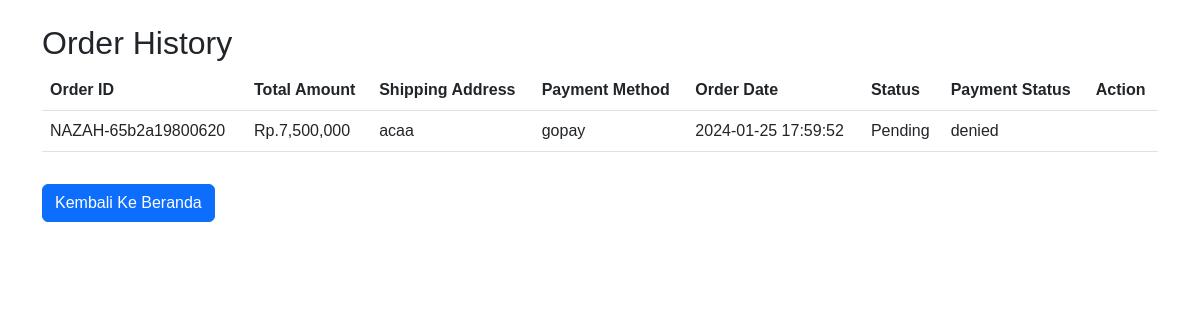
The page /riwayat_pembayaran.php (signed in) on the database its author committed.
### tables this page shows
CREATE TABLE `transaksi` (
  `id_order` int(11) NOT NULL,
  `order_id` varchar(255) NOT NULL,
  `id_user` int(11) NOT NULL,
  `alamat_pengiriman` text NOT NULL,
  `metode_pembayaran` varchar(50) NOT NULL,
  `tanggal_pesan` timestamp NOT NULL DEFAULT current_timestamp(),
  `status` varchar(100) NOT NULL,
  `status_pembayaran` varchar(255) NOT NULL,
  `total_harga` bigint(100) NOT NULL
);

### riwayat_pembayaran.php (the view, shortened to what this page needs)
<?php
include 'koneksi.php';
$user_id = $_SESSION['id_user'];
$sql = "SELECT * FROM transaksi WHERE id_user = '$user_id' ORDER BY tanggal_pesan DESC";
$result = $db->query($sql);
?>
<!DOCTYPE html>
<html lang="en">
<head>
    <link href="https://cdn.jsdelivr.net/npm/bootstrap@5.3.0/dist/css/bootstrap.min.css" rel="stylesheet">
</head>
<body>
<div class="container mt-4">
    <h2>Order History</h2>
    <?php if ($result->num_rows > 0) : ?>
        <table class="table">
            <thead>
            <tr>
                <th>Order ID</th>
                <th>Total Amount</th>
                <th>Shipping Address</th>
                <th>Payment Method</th>
                <th>Order Date</th>
                <th>Status</th>
                <th>Payment Status</th>
                <th>Action</th>
            </tr>
            </thead>
            <tbody>
            <?php while ($row = $result->fetch_assoc()) : ?>
                <tr>
                    <td><?php echo $row['order_id']; ?></td>
                    <td>Rp.<?php echo number_format($row['total_harga']); ?></td>
                    <td><?php echo $row['alamat_pengiriman']; ?></td>
                    <td><?php echo $row['metode_pembayaran']; ?></td>
                    <td><?php echo $row['tanggal_pesan']; ?></td>
                    <td><?php echo $row['status']; ?></td>
                    <td><?php echo $row['status_pembayaran']; ?></td>
                    <td>
                    </td>
                </tr>
            <?php endwhile; ?>
            </tbody>
        </table>
    <?php else : ?>
        <p>No order history available.</p>
    <?php endif; ?>
    <a href="index.php" class="btn btn-primary mt-3">Kembali Ke Beranda</a>
</div>
</body>
</html>

### riwayat_pembayaran.php (style rules this page uses)
body { font-family: "Montserrat", sans-serif; }
.container { margin-top: 50px; }

### rows shown on the page
transaksi: order "NAZAH-65b2a19800620", total_harga "7,500,000", alamat_pengiriman "acaa", metode_pembayaran "gopay", tanggal_pesan "2024-01-25 17:59:52", status "Pending", status_pembayaran "denied"
